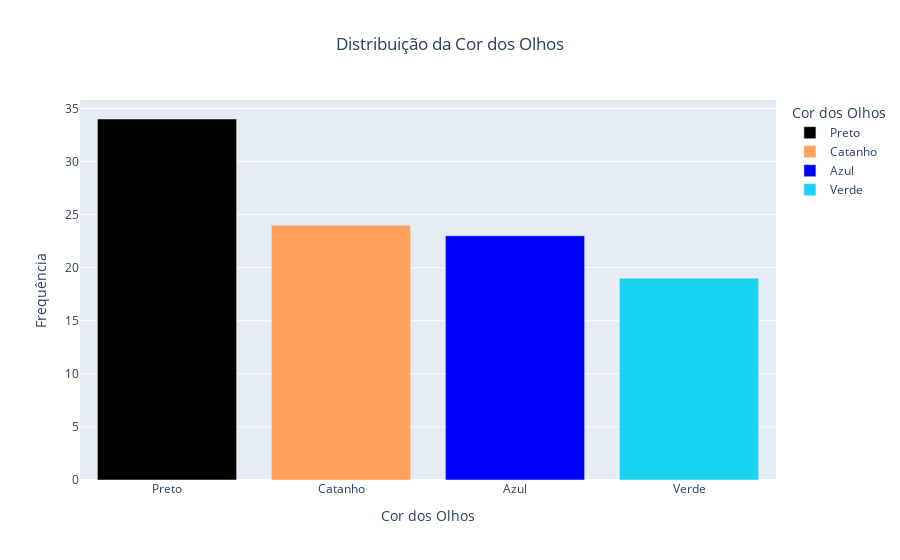

The cell this chart's notebook holds for it:
### Code cell
grafico = px.bar(freq, x = 'cor_olhos', y = 'count',
                title = 'Distribuição da Cor dos Olhos',
                labels = {'cor_olhos': 'Cor dos Olhos', 'count': 'Frequência'},
                color = 'cor_olhos',
                color_discrete_map = {'Preto' : 'black', 'Castanho' : 'brown', 'Azul' : 'blue', 'verde' : 'green'}
                )

# Centraliza o título
grafico.update_layout(title_x = 0.5)

grafico.show()

### Figure 1 — Plotly figure (JSON) as saved in the notebook; plotly's stock layout.template omitted (floating-point values rounded to 4 significant figures)
{"data": [{"alignmentgroup": "True", "hovertemplate": "Cor dos Olhos=%{x}<br>Frequência=%{y}<extra></extra>", "legendgroup": "Preto", "marker": {"color": "black", "pattern": {"shape": ""}}, "name": "Preto", "offsetgroup": "Preto", "orientation": "v", "showlegend": true, "textposition": "auto", "type": "bar", "x": ["Preto"], "xaxis": "x", "y": [34], "yaxis": "y"}, {"alignmentgroup": "True", "hovertemplate": "Cor dos Olhos=%{x}<br>Frequência=%{y}<extra></extra>", "legendgroup": "Catanho", "marker": {"color": "#FFA15A", "pattern": {"shape": ""}}, "name": "Catanho", "offsetgroup": "Catanho", "orientation": "v", "showlegend": true, "textposition": "auto", "type": "bar", "x": ["Catanho"], "xaxis": "x", "y": [24], "yaxis": "y"}, {"alignmentgroup": "True", "hovertemplate": "Cor dos Olhos=%{x}<br>Frequência=%{y}<extra></extra>", "legendgroup": "Azul", "marker": {"color": "blue", "pattern": {"shape": ""}}, "name": "Azul", "offsetgroup": "Azul", "orientation": "v", "showlegend": true, "textposition": "auto", "type": "bar", "x": ["Azul"], "xaxis": "x", "y": [23], "yaxis": "y"}, {"alignmentgroup": "True", "hovertemplate": "Cor dos Olhos=%{x}<br>Frequência=%{y}<extra></extra>", "legendgroup": "Verde", "marker": {"color": "#19d3f3", "pattern": {"shape": ""}}, "name": "Verde", "offsetgroup": "Verde", "orientation": "v", "showlegend": true, "textposition": "auto", "type": "bar", "x": ["Verde"], "xaxis": "x", "y": [19], "yaxis": "y"}], "layout": {"barmode": "relative", "legend": {"title": {"text": "Cor dos Olhos"}, "tracegroupgap": 0}, "title": {"text": "Distribuição da Cor dos Olhos", "x": 0.5}, "xaxis": {"anchor": "y", "categoryarray": ["Preto", "Catanho", "Azul", "Verde"], "categoryorder": "array", "domain": [0, 1], "title": {"text": "Cor dos Olhos"}}, "yaxis": {"anchor": "x", "domain": [0, 1], "title": {"text": "Frequência"}}}}
